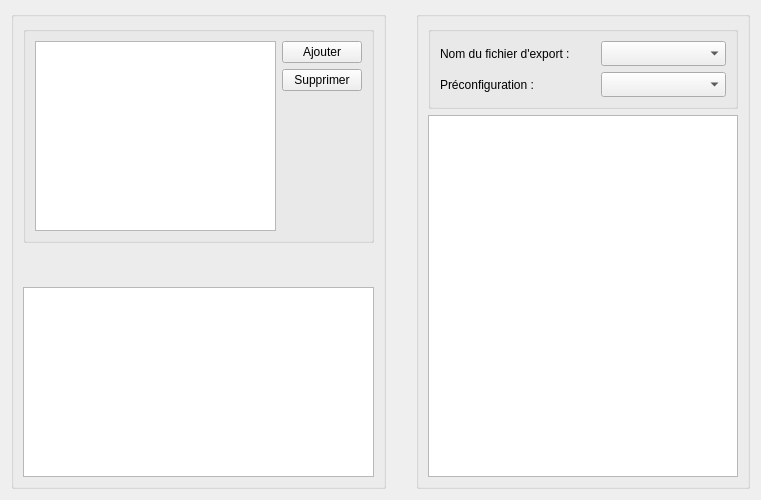
<?xml version="1.0" encoding="UTF-8"?>
<ui version="4.0">
 <class>FilePane</class>
 <widget class="QWidget" name="FilePane">
  <property name="geometry">
   <rect>
    <x>0</x>
    <y>0</y>
    <width>761</width>
    <height>500</height>
   </rect>
  </property>
  <property name="sizePolicy">
   <sizepolicy hsizetype="Expanding" vsizetype="Expanding">
    <horstretch>0</horstretch>
    <verstretch>0</verstretch>
   </sizepolicy>
  </property>
  <property name="windowTitle">
   <string>Form</string>
  </property>
  <property name="styleSheet">
   <string notr="true"/>
  </property>
  <layout class="QHBoxLayout" name="horizontalLayout_2">
   <item>
    <widget class="QGroupBox" name="groupBox">
     <property name="title">
      <string/>
     </property>
     <layout class="QVBoxLayout" name="verticalLayout">
      <item>
       <widget class="QGroupBox" name="groupBox_3">
        <property name="title">
         <string/>
        </property>
        <layout class="QHBoxLayout" name="horizontalLayout">
         <item>
          <widget class="QListView" name="listView_2"/>
         </item>
         <item>
          <layout class="QVBoxLayout" name="verticalLayout_3">
           <item>
            <widget class="QPushButton" name="pushButton_2">
             <property name="styleSheet">
              <string notr="true"/>
             </property>
             <property name="text">
              <string>Ajouter</string>
             </property>
            </widget>
           </item>
           <item>
            <widget class="QPushButton" name="pushButton">
             <property name="text">
              <string>Supprimer</string>
             </property>
            </widget>
           </item>
           <item>
            <spacer name="verticalSpacer">
             <property name="orientation">
              <enum>Qt::Vertical</enum>
             </property>
             <property name="sizeHint" stdset="0">
              <size>
               <width>20</width>
               <height>40</height>
              </size>
             </property>
            </spacer>
           </item>
          </layout>
         </item>
        </layout>
       </widget>
      </item>
      <item>
       <spacer name="verticalSpacer_2">
        <property name="orientation">
         <enum>Qt::Vertical</enum>
        </property>
        <property name="sizeHint" stdset="0">
         <size>
          <width>20</width>
          <height>40</height>
         </size>
        </property>
       </spacer>
      </item>
      <item>
       <widget class="QTableView" name="tableView"/>
      </item>
     </layout>
    </widget>
   </item>
   <item>
    <spacer name="horizontalSpacer_3">
     <property name="orientation">
      <enum>Qt::Horizontal</enum>
     </property>
     <property name="sizeHint" stdset="0">
      <size>
       <width>40</width>
       <height>20</height>
      </size>
     </property>
    </spacer>
   </item>
   <item>
    <widget class="QGroupBox" name="groupBox_2">
     <property name="title">
      <string/>
     </property>
     <layout class="QVBoxLayout" name="verticalLayout_2">
      <item>
       <widget class="QGroupBox" name="groupBox_4">
        <property name="title">
         <string/>
        </property>
        <layout class="QVBoxLayout" name="verticalLayout_4">
         <item>
          <layout class="QHBoxLayout" name="horizontalLayout_3">
           <property name="bottomMargin">
            <number>0</number>
           </property>
           <item>
            <widget class="QLabel" name="label">
             <property name="text">
              <string>Nom du fichier d'export :</string>
             </property>
            </widget>
           </item>
           <item>
            <spacer name="horizontalSpacer">
             <property name="orientation">
              <enum>Qt::Horizontal</enum>
             </property>
             <property name="sizeHint" stdset="0">
              <size>
               <width>40</width>
               <height>20</height>
              </size>
             </property>
            </spacer>
           </item>
           <item>
            <widget class="QComboBox" name="comboBox_2">
             <property name="minimumSize">
              <size>
               <width>125</width>
               <height>25</height>
              </size>
             </property>
             <property name="sizeAdjustPolicy">
              <enum>QComboBox::AdjustToMinimumContentsLength</enum>
             </property>
            </widget>
           </item>
          </layout>
         </item>
         <item>
          <layout class="QHBoxLayout" name="horizontalLayout_4">
           <property name="bottomMargin">
            <number>0</number>
           </property>
           <item>
            <widget class="QLabel" name="label_2">
             <property name="text">
              <string>Préconfiguration :</string>
             </property>
            </widget>
           </item>
           <item>
            <spacer name="horizontalSpacer_2">
             <property name="orientation">
              <enum>Qt::Horizontal</enum>
             </property>
             <property name="sizeHint" stdset="0">
              <size>
               <width>40</width>
               <height>20</height>
              </size>
             </property>
            </spacer>
           </item>
           <item>
            <widget class="QComboBox" name="comboBox">
             <property name="minimumSize">
              <size>
               <width>125</width>
               <height>25</height>
              </size>
             </property>
             <property name="sizeAdjustPolicy">
              <enum>QComboBox::AdjustToMinimumContentsLength</enum>
             </property>
            </widget>
           </item>
          </layout>
         </item>
        </layout>
       </widget>
      </item>
      <item>
       <widget class="QListView" name="listView"/>
      </item>
     </layout>
    </widget>
   </item>
  </layout>
 </widget>
 <resources/>
 <connections/>
</ui>
